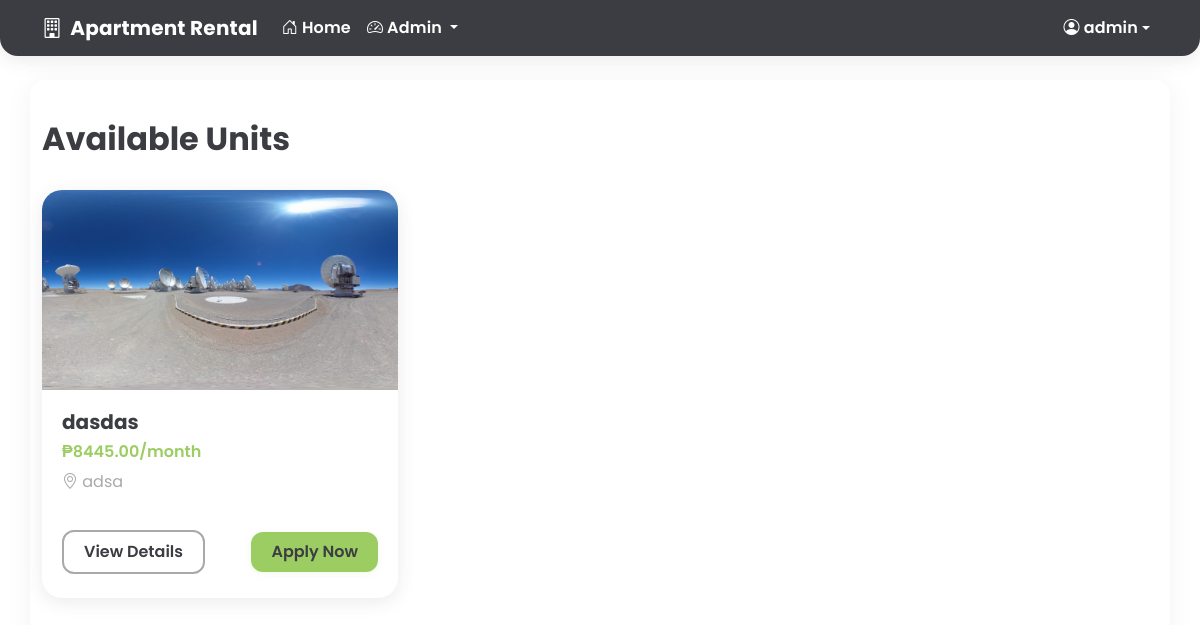
Page /client/units/ (signed in) on the earlier database version.
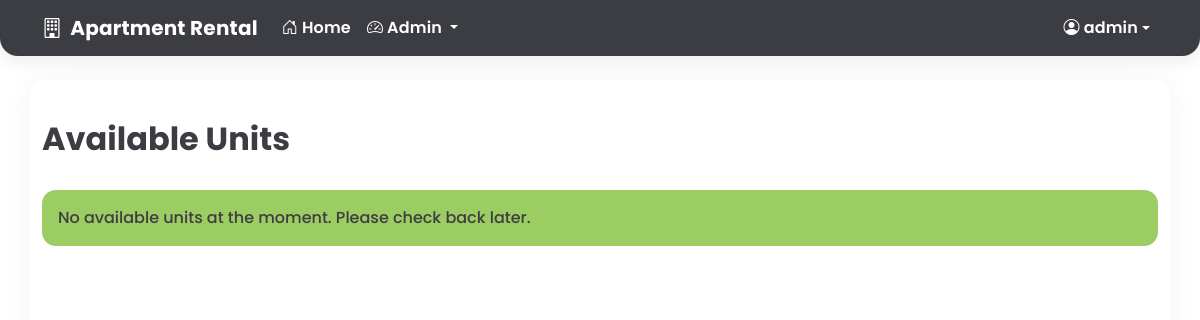
Same page on the later database version.
### core/models.py (models this page shows, shortened)
class Unit(models.Model):
    AVAILABLE = 1
    OCCUPIED = 2
    STATUS_CHOICES = (
        (AVAILABLE, 'Available'),
        (OCCUPIED, 'Occupied'),
    )
    name = models.CharField(max_length=100)
    description = models.TextField()
    monthly_price = models.DecimalField(max_digits=10, decimal_places=2)
    location = models.CharField(max_length=200)
    payment_inclusions = models.TextField()
    house_rules = models.TextField()
    status = models.PositiveSmallIntegerField(choices=STATUS_CHOICES, default=AVAILABLE)
    main_image = models.ImageField(upload_to='units/')
    created_at = models.DateTimeField(auto_now_add=True)
    updated_at = models.DateTimeField(auto_now=True)

### core/views.py (the view)
# urls.py: path('client/units/', views.client_units, name='client_units'),
@login_required
def client_units(request):
    if request.user.role != User.CLIENT:
        return redirect('dashboard')
    leased_unit_ids = Lease.objects.filter(is_active=True).values_list('unit_id', flat=True)
    units = Unit.objects.filter(status=Unit.AVAILABLE).exclude(id__in=leased_unit_ids)
    return render(request, 'client/units.html', {'units': units})

### templates/client/units.html (shortened to what this page needs)
{% extends 'base.html' %}
{% block content %}
    <link rel="stylesheet" href="https://cdn.jsdelivr.net/npm/pannellum@2.5.6/build/pannellum.css"/>
<div class="units-container">
    <h2 class="units-title">Available Units</h2>
    {% if units %}
        <div class="row row-cols-1 row-cols-md-2 row-cols-lg-3 g-4">
            {% for unit in units %}
                <div class="col">
                    <div class="units-card h-100">
                        <img id="fallback-img-{{ unit.id }}" src="{{ unit.main_image.url }}" class="units-card-img panorama-clickable" alt="{{ unit.name }}" style="cursor:pointer;" data-bs-toggle="modal" data-bs-target="#mainPanoramaModal{{ unit.id }}">
                        <div class="units-card-body">
                            <h5 class="units-card-title">{{ unit.name }}</h5>
                            <h6 class="units-card-subtitle mb-2">₱{{ unit.monthly_price|floatformat:2 }}/month</h6>
                            <p class="units-card-location">
                                <i class="bi bi-geo-alt"></i> {{ unit.location }}
                            </p>
                            <div class="units-card-btn-row">
                                <button class="units-btn-outline btn btn-sm" data-bs-toggle="modal" data-bs-target="#unitModal{{ unit.id }}">
                                    View Details
                                </button>
                                <a href="{% url 'client_unit_detail' unit.id %}" class="units-btn-primary btn btn-sm">
                                    Apply Now
                                </a>
                            </div>
                        </div>
                    </div>
                </div>
            {% endfor %}
        </div>
    {% else %}
        <div class="alert alert-info">
            No available units at the moment. Please check back later.
        </div>
    {% endif %}
</div>
{% endblock %}

Differences in the rows shown:
no longer on this page (row edited): Unit: main_image (picture), name "dasdas", monthly_price "8445.00", location "adsa"
Other differences:
text now shown: "No available units at the moment. Please check back later."
